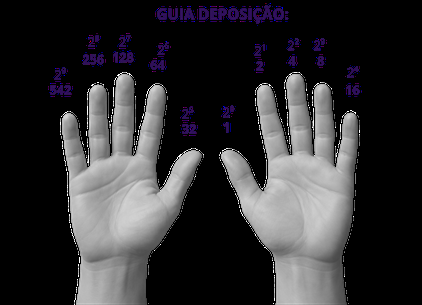
#> input picture guia.png, 422 x 305 px; its folder holds only this picture in this run
$ python -i visuals.py   (imports and definitions only)
#> lines starting #> are read from the running program, lines starting #| are printed output that depends on the picture
# pyrefly: ignore [missing-import]
import cv2
# pyrefly: ignore [missing-import]
import numpy as np
import random
import math
from config.colors import *
from config.settings import *
from utils.locales import t

def draw_rounded_rect(img, pt1, pt2, color, thickness, radius):
    """Draws a rectangle with rounded corners."""
    x1, y1 = pt1; x2, y2 = pt2

    if thickness == -1: # Filled
        for p in [(x1+radius,y1+radius),(x2-radius,y1+radius),(x1+radius,y2-radius),(x2-radius,y2-radius)]:
            cv2.circle(img, p, radius, color, -1)
        cv2.rectangle(img, (x1+radius, y1), (x2-radius, y2), color, -1)
        cv2.rectangle(img, (x1, y1+radius), (x2, y2-radius), color, -1)
    else: # Outlined
        cv2.ellipse(img, (x1+radius, y1+radius), (radius, radius), 180, 0, 90, color, thickness)
        cv2.ellipse(img, (x2-radius, y1+radius), (radius, radius), 270, 0, 90, color, thickness)
        cv2.ellipse(img, (x2-radius, y2-radius), (radius, radius), 0, 0, 90, color, thickness)
        cv2.ellipse(img, (x1+radius, y2-radius), (radius, radius), 90, 0, 90, color, thickness)

        cv2.line(img, (x1+radius, y1), (x2-radius, y1), color, thickness)
        cv2.line(img, (x1+radius, y2), (x2-radius, y2), color, thickness)
        cv2.line(img, (x1, y1+radius), (x1, y2-radius), color, thickness)
        cv2.line(img, (x2, y1+radius), (x2, y2-radius), color, thickness)

class ParticleSystem:
    def __init__(self):
        self.particulas = [] # [x, y, dx, dy, cor, ttl]

    def spawn(self, x, y, cor):
        for _ in range(100):
            angle = random.uniform(0, 2 * math.pi)
            speed = random.uniform(2, 12)
            self.particulas.append([x, y, math.cos(angle)*speed, math.sin(angle)*speed, cor, random.randint(40, 80)])

    def update(self, frame):
        for p in self.particulas[:]:
            p[0] += p[2]
            p[1] += p[3]
            p[3] += 0.2  # Gravity
            p[5] -= 1
            alpha = min(1.0, p[5] / 40.0)
            c = tuple(int(v * alpha) for v in p[4])
            cv2.circle(frame, (int(p[0]), int(p[1])), random.randint(2, 5), c, -1)
            if p[5] <= 0:
                self.particulas.remove(p)


def pre_process_hand_guide(filename):
    """Pre-processes 'guia.png' for alpha blending."""
#> called with filename = '../guia.png'
    img_guia = cv2.imread(filename, cv2.IMREAD_UNCHANGED)
#> img_guia is the input picture: shape (305, 422, 4); mean B, G, R, A 50, 47.8, 48.7, 74.5
    if img_guia is None:
        return None

    h_g, w_g = img_guia.shape[:2]
#> h_g = 305; w_g = 422
    new_h = 180
    new_w = int(w_g * (new_h / h_g))
#> new_w = 249
    img_guia = cv2.resize(img_guia, (new_w, new_h))
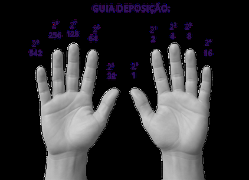
#> img_guia: shape (180, 249, 4); mean B, G, R, A 49.9, 47.7, 48.5, 74.4

    if img_guia.shape[2] == 4:
        alpha = img_guia[:, :, 3] / 255.0
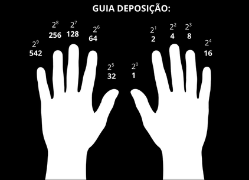
#> alpha: shape (180, 249) float64; min 0, max 1, mean 0.292
        bgr = img_guia[:, :, :3]
        bg = np.ones_like(bgr, dtype=np.uint8) * 255 # White background
        for c in range(3):
            bgr[:, :, c] = (bgr[:, :, c] * alpha + bg[:, :, c] * (1.0 - alpha)).astype(np.uint8)
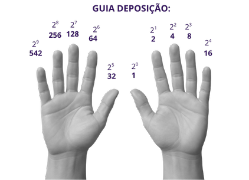
#> bgr: shape (180, 249, 3); mean B, G, R 225.4, 224.7, 225
        return bgr
    else:
        gray = cv2.cvtColor(img_guia, cv2.COLOR_BGR2GRAY)
        _, mask = cv2.threshold(gray, 20, 255, cv2.THRESH_BINARY_INV)
        img_guia[mask > 0] = [255, 255, 255]
        return img_guia

>>> result = pre_process_hand_guide('../guia.png')
